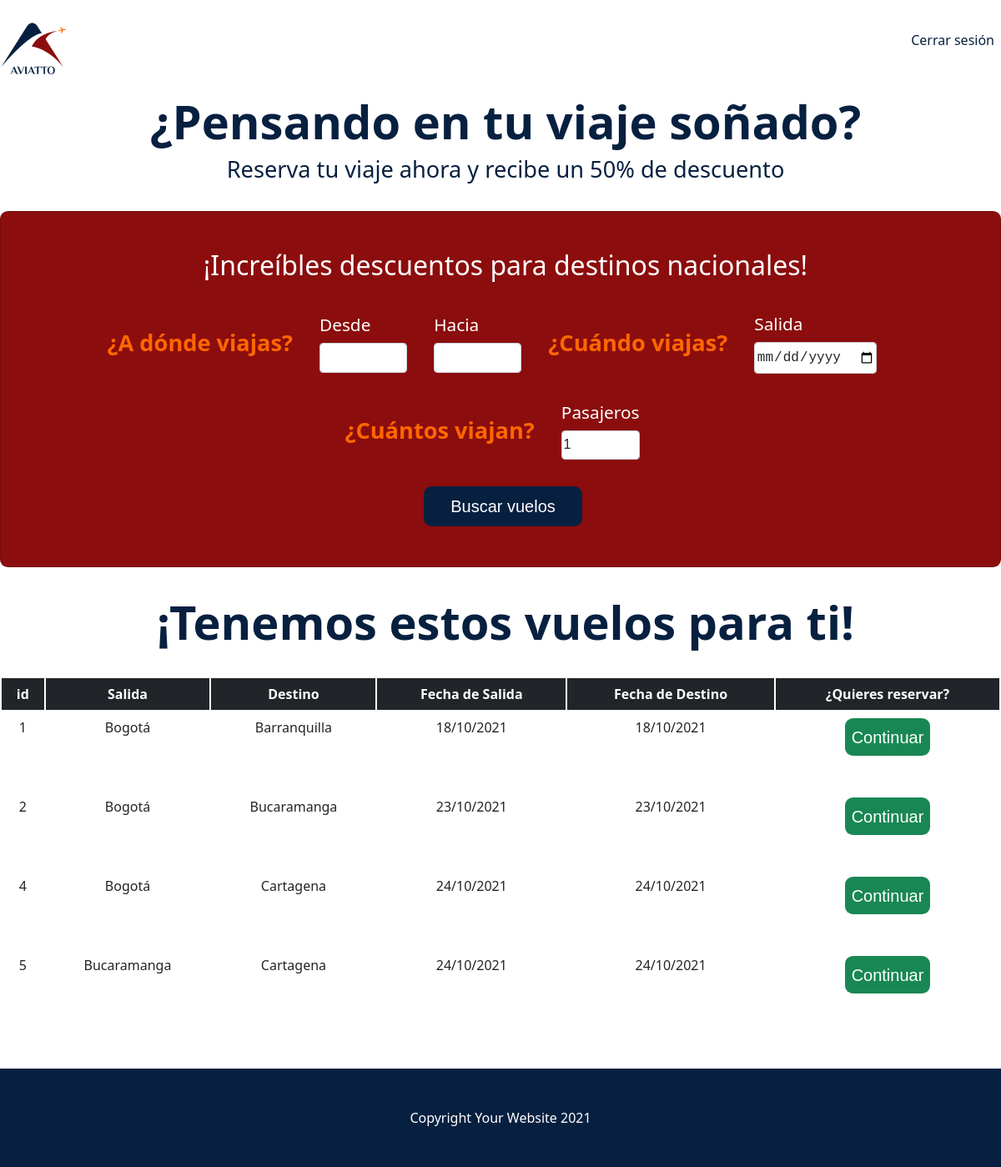
Page /bookFlight on the committed database.
### tables this page shows
CREATE TABLE Flight(
id integer primary key autoincrement,
depature text(30) not null,
arrival text(30) not null,
depatureTime text(20) not null,
arrivalTime text(20) not null,
plane text(20) not null,
capacity integer not null,
idStatus integer not null,
idPerson integer not null
);

### app.py (the view)
@app.route('/bookFlight')
def bookFlight():
    form = BookFlightForm()
    sql = "SELECT * FROM Flight"
    db = get_db()
    cursorObj = db.cursor()
    cursorObj.execute(sql)
    flight = cursorObj.fetchall()
    return render_template('bookFlight.html',form=form, flight=flight)

### forms/forms.py
class BookFlightForm(FlaskForm):
    depature = SelectField(u'Desde', validators=[DataRequired()], choices=[('1', ''),('Barranquilla', 'Barranquilla'), ('Bogotá', 'Bogotá'), ('Bucaramanga', 'Bucaramanga'), ('Cartagena', 'Cartagena'), ('Medellín', 'Medellín') ])
    arrival = SelectField(u'Hacia', validators=[DataRequired()], choices=[('1', ''),('Barranquilla', 'Barranquilla'), ('Bogotá', 'Bogotá'), ('Bucaramanga', 'Bucaramanga'), ('Cartagena', 'Cartagena'), ('Medellín', 'Medellín') ])
    depatureTime = DateField("Salida", validators=[DataRequired()], format='%d/%m/%y')
    passengers = SelectField(u'Pasajeros', validators=[DataRequired()], choices=[('1', '1'), ('2', '2'), ('3', '3'), ('4', '4'), ('5', '5') ])

### db.py (called while the page is built)
def get_db():
    try:
        if 'db' not in g:
            print('conectada')
            g.db = sqlite3.connect('database/aviatto.db')
        return g.db
    except Error:
        print(Error)

### templates/bookFlight.html (shortened to what this page needs)
<!DOCTYPE html>
<html lang="en">
<head>
    <link rel="stylesheet" href="../static/css/styleu.css" type="text/css" />
</head>
<body>
    <nav class="navbar navbar-expand-lg navbar-dark bg-white">
        <class class="container px-7">
          <a class="navbar-brand" href="{{ url_for('user') }}"
            ><img src="../static/images/logo.png"
          /></a>
          <ul class="navbar-nav">
            <li class="nav-item">
              <a class="nav-link" href="{{ url_for('login') }}">Cerrar sesión</a>
            </li>
          </ul>
        </class>
      </nav>
<header class="bg-white">
  <div class="container px-7">
    <div class="row gx-5">
      <div class="col-lg-6">
        <div class="text-center">
          <h1 class="display-5 fw-bolder text-blue mb-2">
            ¿Pensando en tu viaje soñado?
          </h1>
          <p class="lead text-blue mb-4">
            Reserva tu viaje ahora y recibe un 50% de descuento
          </p>
        </div>
      </div>
    </div>
  </div>
</header>
<div class="container px-7">
  <div class="card" style="width: 75rem">
    <div class="card-body">
      <div class="row gx-4 justify-content-center">
        <h2 class="text-center">¡Increíbles descuentos para destinos nacionales!</h2>
          <form action="" method="post">
            <class class="format">
              <p class="leadtitle text-orange mb-4 mr-2">¿A dónde viajas?</p>
              <div class="form-group">
                <div class="leadseccion mb-3 mr-2">
                  {{ form.depature.label}} {{
                  form.depature(class="form-control")}}
                </div>
              </div>
              <div class="form-group">
                <div class="leadseccion mb-3 mr-2">
                  {{ form.arrival.label}} {{
                  form.arrival(class="form-control")}}
                </div>
              </div>
              <p class="leadtitle text-orange mb-4 mr-2">¿Cuándo viajas?</p>
              <div class="form-group">
                <div class="leadseccion mb-3 mr-2">
                  {{ form.depatureTime.label}} {{
                  form.depatureTime(class="form-control")}}
                </div>
              </div>
              <p class="leadtitle text-orange mb-4 mr-2">¿Cuántos viajan?</p>
              <div class="form-group">
                <div class="leadseccion mb-3 mr-2">
                  {{ form.passengers.label}} {{
                  form.passengers(class="form-control")}}
                </div>
              </div>
            </class>
            <div class="text-center">
              <button class="btn" type="submit">Buscar vuelos</button>
            </div>
          </form>
        </div>
      </div>
    </div>
</div>
<div class="container px-7">
  <div class="row gx-5">
      <div class="text-center">
        <h1 class="display-5 fw-bolder text-blue mb-4">
          ¡Tenemos estos vuelos para ti!
        </h1>
      </div>
  </div>
</div>
<div class="container">
  <div class="justify-content-center">
      <table class="table table-hover text-blue">
          <thead class="table-dark">
              <tr>
                  <th>id</th>
                  <th>Salida</th>
                  <th>Destino</th>
                  <th>Fecha de Salida</th>
                  <th>Fecha de Destino</th>
                  <th>¿Quieres reservar?</th>
              </tr>
          </thead>
          <tbody>
              {% for f in flight %}
              <tr>
                  <td class="text-center">{{f[0]}}</td>
                  <td class="text-center">{{f[1]}}</td>
                  <td class="text-center">{{f[2]}}</td>
                  <td class="text-center">{{f[3]}}</td>
                  <td class="text-center">{{f[4]}}</td>
                  <td class="text-center"><button class="btn2 justify-content-center">Continuar</button></td>
              </tr>
              {% endfor %}
          </tbody>
      </table>
  </div>
</div>
<footer class="py-5 bg-dark">
  <div class="container px-3"><p class="m-0 text-center text-white">Copyright Your Website 2021</p></div>
</footer>
</body>
</html>

### rows in the picture
Flight: id "1", depature "Bogotá", arrival "Barranquilla", depatureTime "18/10/2021", arrivalTime "18/10/2021"
Flight: id "2", depature "Bogotá", arrival "Bucaramanga", depatureTime "23/10/2021", arrivalTime "23/10/2021"
Flight: id "4", depature "Bogotá", arrival "Cartagena", depatureTime "24/10/2021", arrivalTime "24/10/2021"
Flight: id "5", depature "Bucaramanga", arrival "Cartagena", depatureTime "24/10/2021", arrivalTime "24/10/2021"
